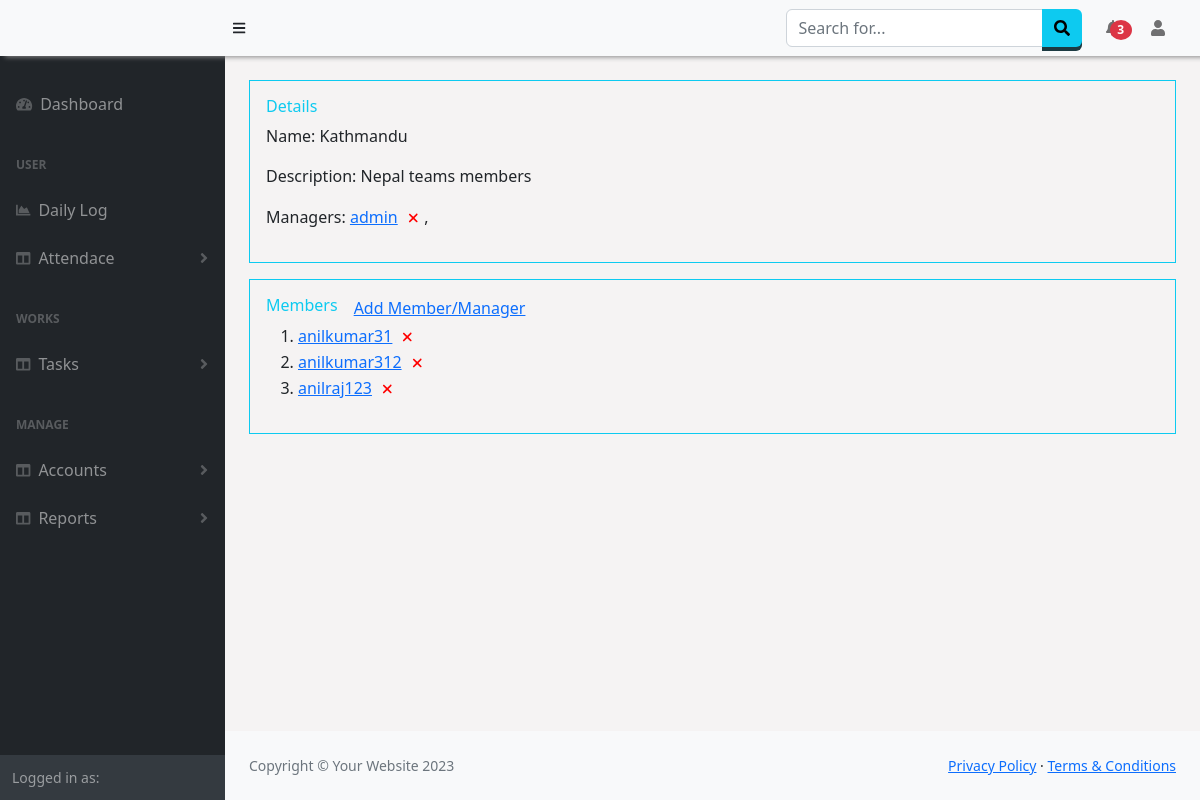
Page /validate/teams/1 on the committed database.
### Manager/models.py (models this page shows, shortened)
class Teams(models.Model):
    name = models.CharField(null=True,max_length=100)
    description = models.CharField(null=True,max_length=300)

class TeamLeads(models.Model):
    team = models.ForeignKey(Teams, null=True, on_delete=models.SET_NULL)
    lead = models.ForeignKey(User, null=True, on_delete=models.SET_NULL)

class TeamUsers(models.Model):
    team = models.ForeignKey(Teams, null=True, on_delete=models.SET_NULL)
    user = models.ForeignKey(User, null=True, on_delete=models.CASCADE)

### Authentication/views.py (the view)
# urls.py: path('teams/<teamid>',views.getTeams,name='teams'),
def getTeams(request,teamid):
    team = Teams.objects.get(id=teamid)
    members = TeamUsers.objects.filter(team =teamid)
    manager = TeamLeads.objects.filter(team =teamid)
    return render(request,'Authentication/team.html',{'teams':team,'members':members,'manager':manager})

### Authentication/templates/Authentication/team.html (shortened to what this page needs)
{% extends "base.html" %}
{% block script %}
<link href="/static/jquery/dialog.css" rel="stylesheet" />
{% endblock%}
{% block content %}
<div >
    <div class="p-3 border border-info">
        <h6 class="text-info">Details</h6>
        <p>Name: {{teams.name}}</p>
        <p>Description: {{teams.description}}</p>
        <p>Managers: {% for m in manager %}<a href='#'>
                        {{m.lead}}<button class="ms-1" style="border:none;background-color:transparent;" onclick="remove('manager',{{m.lead_id}})"><i class='fas fa-remove' style='color: red;font-size:14px;'></i></button></a>,
                    {% endfor %}
    </div>
    <div class="p-3 mt-3 border border-info">
        <div class="d-flex justify-content">
            <div ><h6 class="text-info">Members</h6></div>
            <div class="ms-3" ><a href="#" data-bs-toggle="modal" data-bs-target="#addTeamModal"><span>Add Member/Manager</span></a></div>
        </div>
        <ol>
            {% for m in members %}
                <li><a href="#" >{{m.user}}</a><button class="ms-1" style="border:none;background-color:transparent;" onclick="remove('user',{{m.user_id}})"><i class='fas fa-remove' style='color: red;font-size:14px;'></i></button></li>
            {% endfor %}
        </ol>
    </div>
</div>
{% endblock %}

### rows in the picture
Teams: name "Kathmandu", description "Nepal teams members"
TeamLeads: lead "admin"
TeamUsers: user "anilkumar31"
TeamUsers: user "anilkumar312"
TeamUsers: user "anilraj123"
